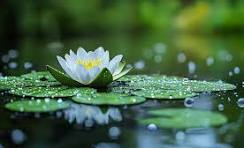
#> input picture ml/img1.jpg, 244 x 148 px, found by its file name
$ jupyter execute 'img sharp.ipynb'
#> lines starting #> are read from the running program, lines starting #| are printed output that depends on the picture
[cell 1]
#image sharpening
import cv2
import matplotlib.pyplot as plt
import numpy as np

img=cv2.imread('img1.jpg')
#> img is the input picture: shape (148, 244, 3); mean B, G, R 67.2, 98.4, 66.5
img=cv2.cvtColor(img,cv2.COLOR_BGR2RGB)

#creating the kernel
k1=np.array([[-1,-1,-1],[-1,10,-1],[-1,-1,-1]])
k2=np.array([[1,1,1],[1,-7,1],[1,1,1]])
k3=np.array([[0,-1,0],[-1,5,-1],[0,-1,0]])
k4=np.array([[-1,-1,-1,-1,-1],[-1,2,2,2,-1],[-1,2,8,2,-1],[-1,2,2,2,-1],[-1,-1,-1,-1,-1]])/8

#applying the kernel
img1=cv2.filter2D(img,-1,k1)
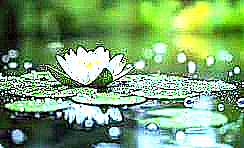
#> img1: shape (148, 244, 3); mean R, G, B 122.1, 164.7, 112.5
img2=cv2.filter2D(img,-1,k2)
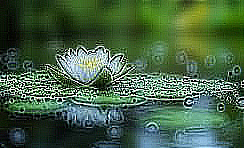
#> img2: shape (148, 244, 3); mean R, G, B 70.3, 98.3, 69.7
img3=cv2.filter2D(img,-1,k3)
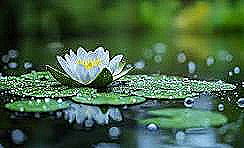
#> img3: shape (148, 244, 3); mean R, G, B 68.5, 98, 68.4
img4=cv2.filter2D(img,-1,k4)
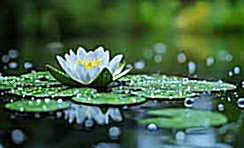
#> img4: shape (148, 244, 3); mean R, G, B 67.6, 98.6, 67.9

plt.figure(figsize=(10,6))
plt.subplot(3,2,1),plt.imshow(img),plt.title('Source image'),plt.axis('off')
plt.subplot(3,2,2),plt.imshow(img1),plt.title('k1'),plt.axis('off')
plt.subplot(3,2,3),plt.imshow(img2),plt.title('k2'),plt.axis('off')
plt.subplot(3,2,4),plt.imshow(img3),plt.title('k3'),plt.axis('off')
plt.subplot(3,2,5),plt.imshow(img4),plt.title('k4'),plt.axis('off')

[cell 2]
#image sharpening...
#gaussian kernel to generate more natural enhancement
import cv2
import matplotlib.pyplot as plt
import numpy as np

img=cv2.imread('img1.jpg')
img=cv2.cvtColor(img,cv2.COLOR_BGR2RGB)

gauss=cv2.GaussianBlur(img,(5,5),0)
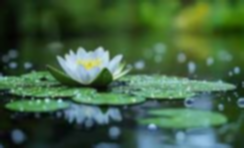
#> gauss: shape (148, 244, 3); mean R, G, B 66.5, 98.4, 67.2
sharped_img=cv2.addWeighted(img,1.5,gauss,-0.5,0)

plt.subplot(1,2,1),plt.imshow(img),plt.title('Source image'),plt.axis('off')
plt.subplot(1,2,2),plt.imshow(sharped_img),plt.title('sharped_img'),plt.axis('off')

[cell 3]
#image embossing..
import cv2
import matplotlib.pyplot as plt
import numpy as np

# img=cv2.imread('img1.jpg')

img=cv2.cvtColor(img,cv2.COLOR_BGR2RGB)

#creating the kernel
# k1=np.array([[1,-1,-1].[1,1,-2],[2,1,1]])
k1=np.array([[0,-1,-1],[1,0,-1],[1,1,0]])
k2=np.array([[-1,-1,0],[-1,0,1],[0,1,1]])
k3=np.array([[1,0,0],[-1,5,-1],[0,0,-1]])
k4=np.array([[0,0,1],[0,0,0],[-1,0,0]])

#applying the kernel
img1=cv2.filter2D(img,-1,k1)
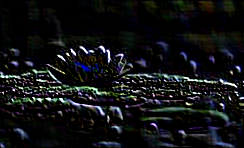
#> img1: shape (148, 244, 3); mean B, G, R 19.6, 18.1, 16.8
img2=cv2.filter2D(img,-1,k2)
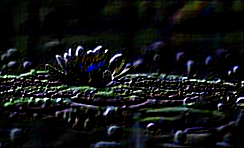
#> img2: shape (148, 244, 3); mean B, G, R 19.5, 18.7, 17.1
img3=cv2.filter2D(img,-1,k3)
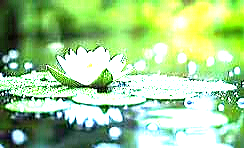
#> img3: shape (148, 244, 3); mean B, G, R 146.3, 206, 164.2
img4=cv2.filter2D(img,-1,k4)
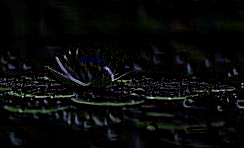
#> img4: shape (148, 244, 3); mean B, G, R 9.1, 9.4, 8.5

plt.figure(figsize=(10,6))
plt.subplot(2,3,1),plt.imshow(img),plt.title('Source image'),plt.axis('off')
plt.subplot(2,3,2),plt.imshow(img1,cmap='gray'),plt.title('k1'),plt.axis('off')
plt.subplot(2,3,3),plt.imshow(img2,cmap='gray'),plt.title('k2'),plt.axis('off')
plt.subplot(2,3,4),plt.imshow(img3,cmap='gray'),plt.title('k3'),plt.axis('off')
plt.subplot(2,3,5),plt.imshow(img4,cmap='gray'),plt.title('k4'),plt.axis('off')
#> figure, not shown here; B, G, R data is drawn as R, G, B

$ run again, with ml/img2.jpg copied over ml/img1.jpg
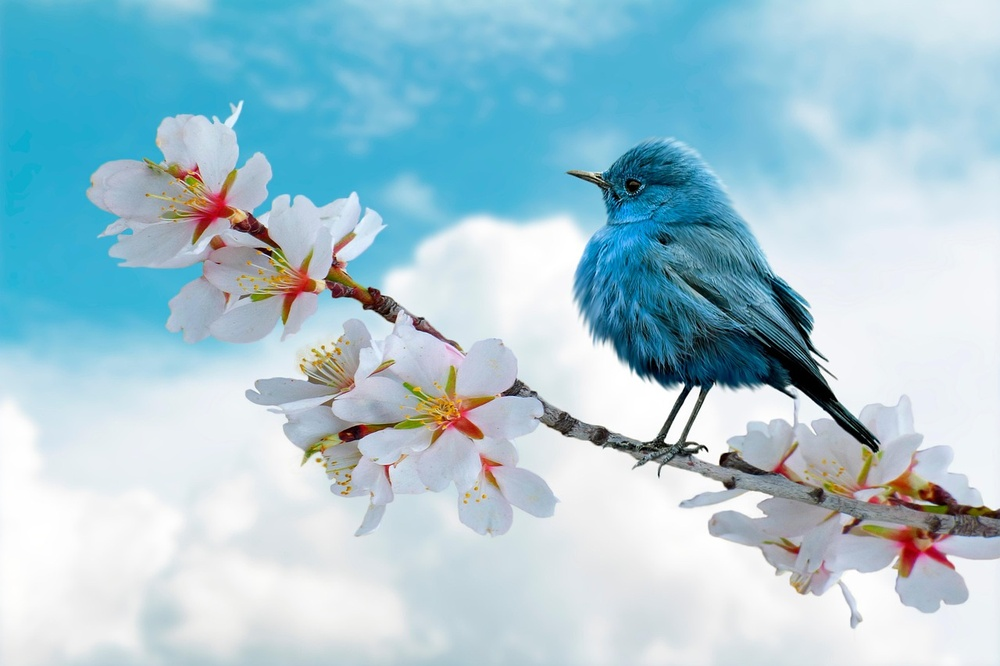
#> input picture ml/img2.jpg, 1000 x 666 px, shrunk from 1280 x 853 before the run, found by its file name
#> img is the input picture: shape (666, 1000, 3); mean B, G, R 211.7, 199.2, 165.5
#> `img3=cv2.filter2D(img,-1,k3)`:
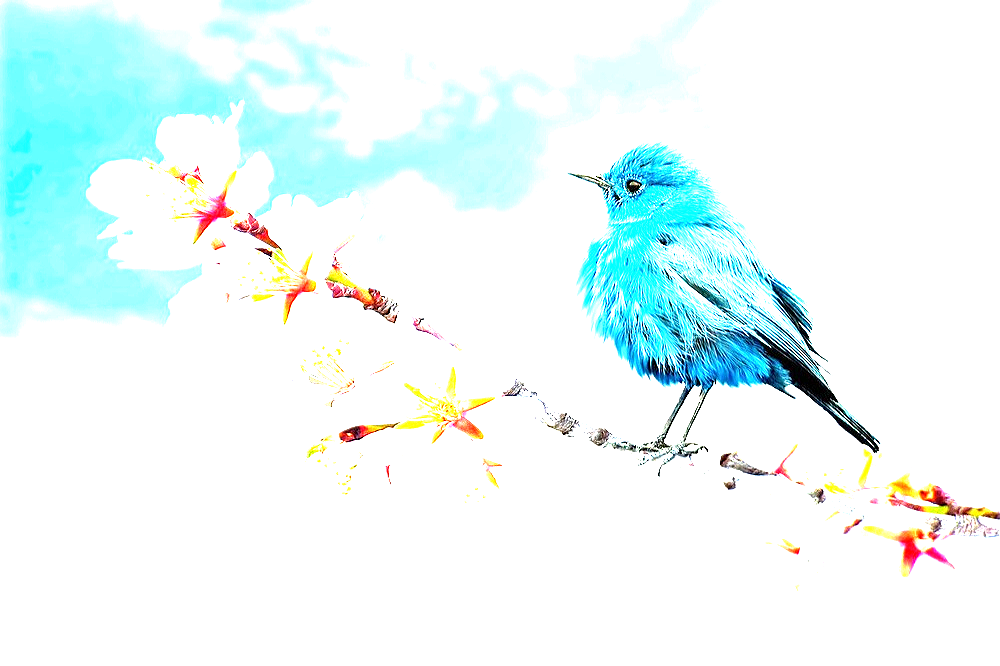
#> img3: shape (666, 1000, 3); mean B, G, R 249.3, 249.8, 234
#> `img4=cv2.filter2D(img,-1,k4)`:
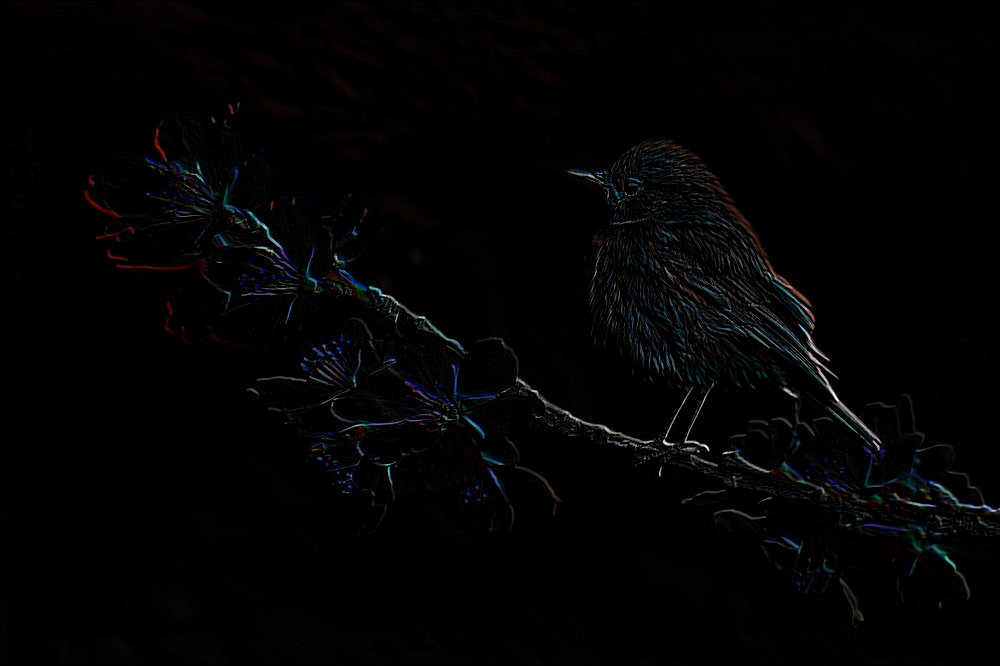
#> img4: shape (666, 1000, 3); mean B, G, R 3.4, 3, 3.2
